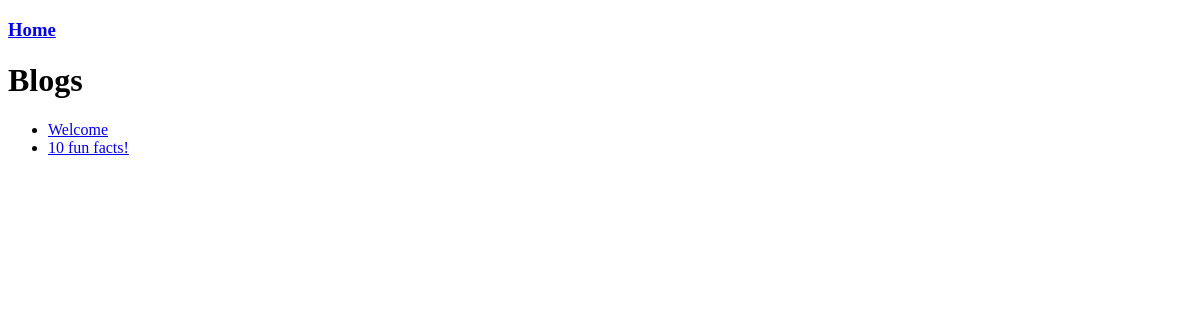
/blogs/, run on an earlier commit of the app's database.
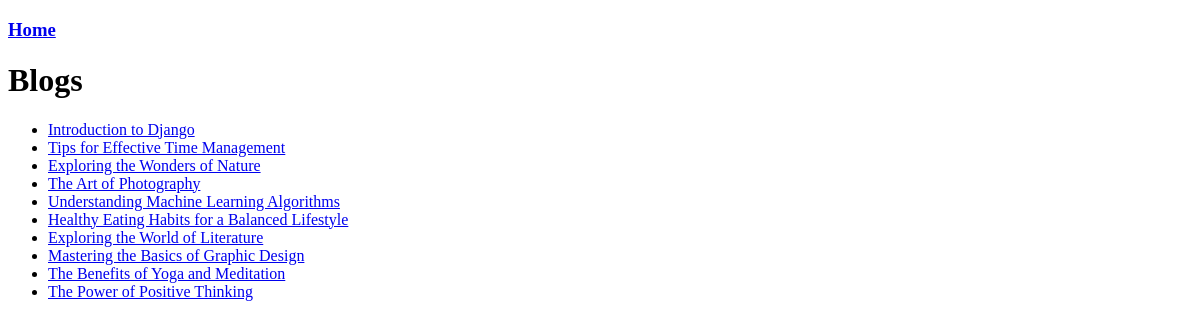
And on a later commit of the database.
### blog/models.py (models this page shows, shortened)
class Post(models.Model):
    title = models.CharField(max_length=255)
    content = models.TextField()
    category = models.ForeignKey(Category, on_delete=models.CASCADE)
    date_published = models.DateField()

### blog/views.py (the view)
# urls.py: path('blogs/', views.blogs, name='blogs'),
def blogs(request):
    myblogs = Post.objects.all().values()
    template = loader.get_template('blogs.html')
    context = {
        'myblogs': myblogs
    }
    return HttpResponse(template.render(context, request))

### blog/templates/blogs.html (shortened to what this page needs)
{% extends "master.html" %}
{% block content %}
  <h3><a href="/">Home</a></h3>
  <h1>Blogs</h1>
  <ul>
    {% for blog in myblogs %}
      <li><a href="blogdetails/{{ blog.id }}">{{ blog.title }}</a></li>
    {% endfor %}
  </ul>
{% endblock %}

### blog/templates/master.html (shortened to what this page needs)
<!DOCTYPE html>
<html>
    <head>
    </head>
    <body>
        {% block content %}
        {% endblock %}
    </body>
</html>

What changed in the data, as far as the page shows it:
removed Post: title "Welcome"
removed Post: title "10 fun facts!"
added Post: title "Introduction to Django"
added Post: title "Tips for Effective Time Management"
added Post: title "Exploring the Wonders of Nature"
added Post: title "The Art of Photography"
added Post: title "Understanding Machine Learning Algorithms"
added Post: title "Healthy Eating Habits for a Balanced Lifestyle"
added Post: title "Exploring the World of Literature"
added Post: title "Mastering the Basics of Graphic Design"
added Post: title "The Benefits of Yoga and Meditation"
added Post: title "The Power of Positive Thinking"
